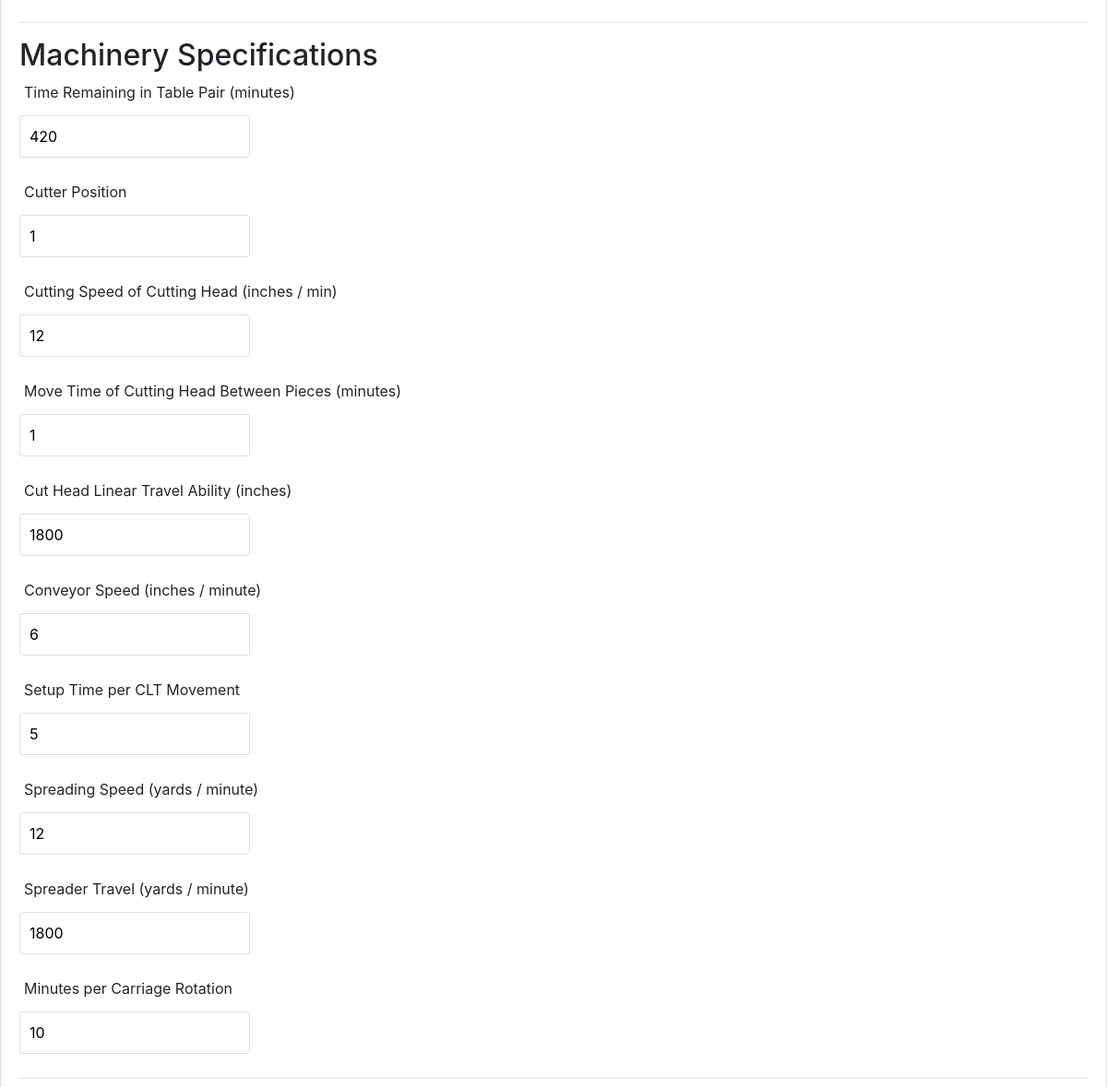
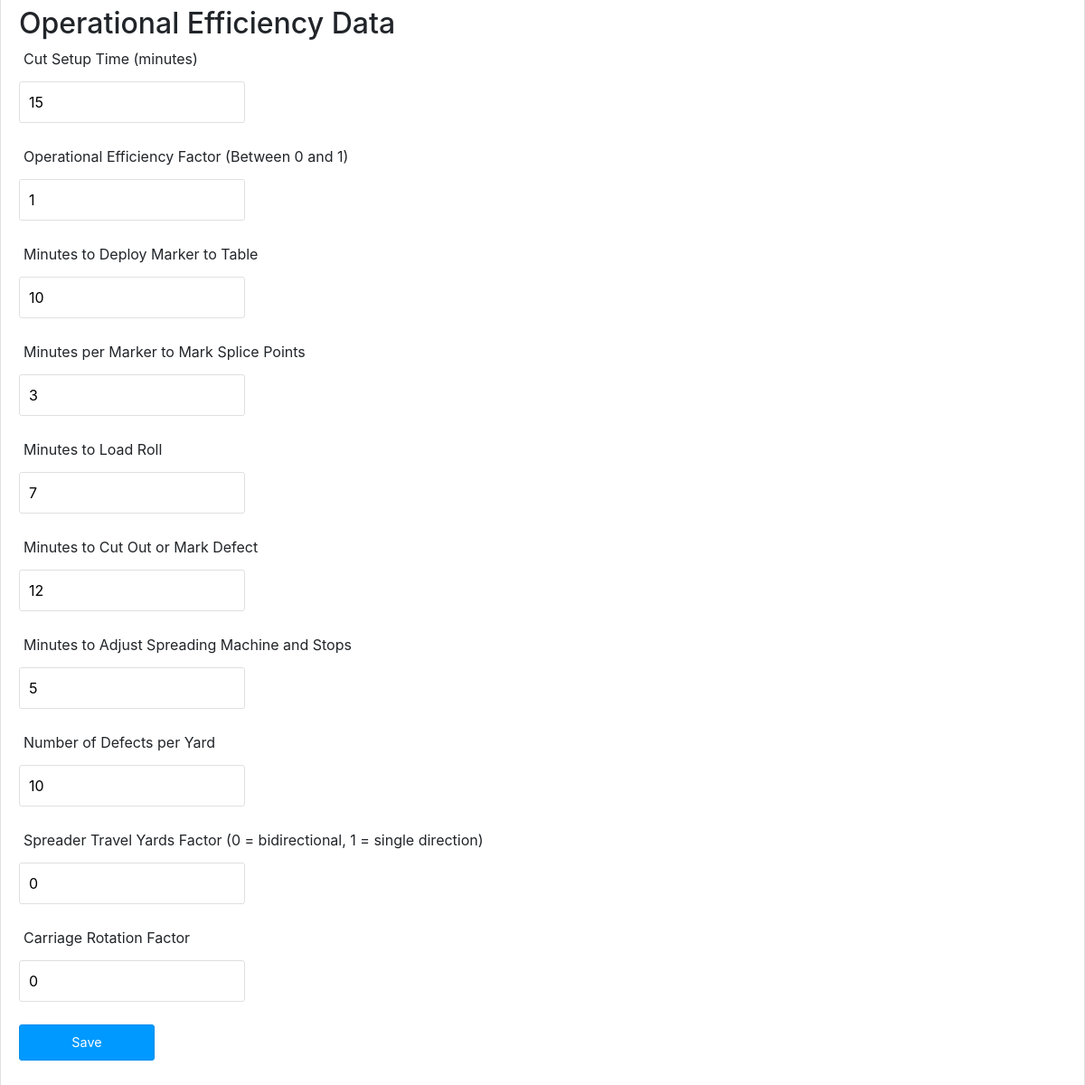
Page /index.php?action=operation_data (lower part) on the earlier database version (2 pictures, top to bottom).
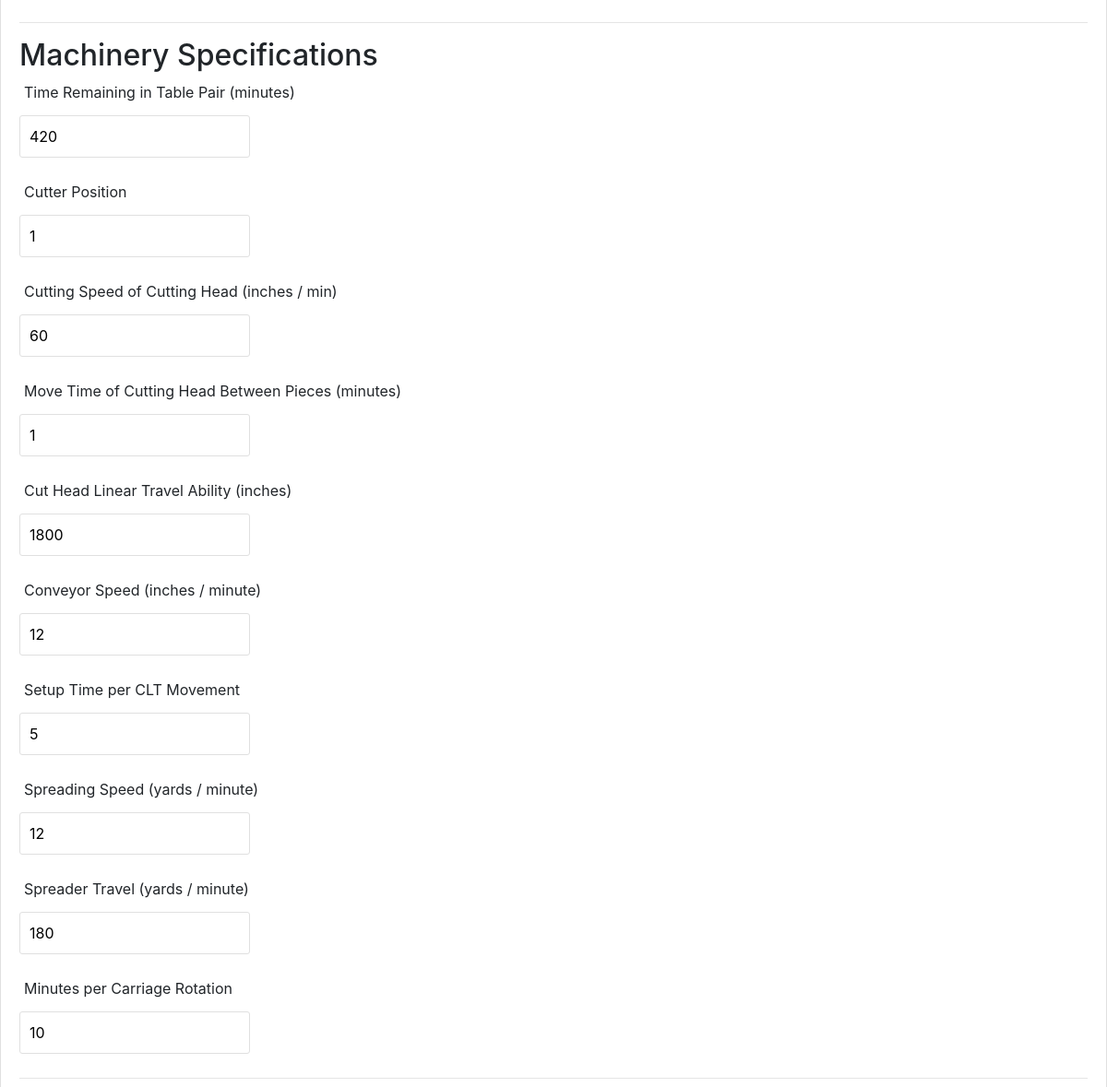
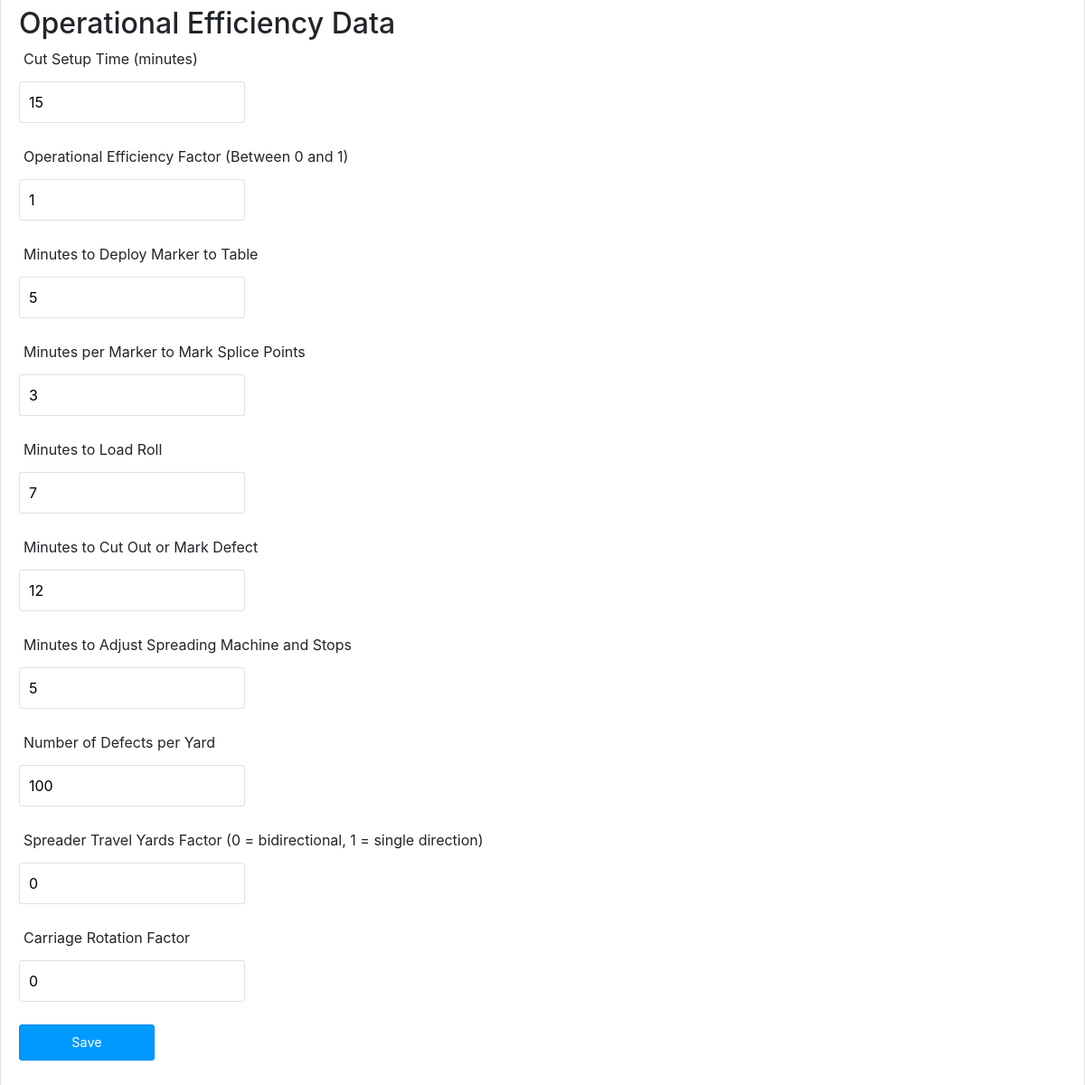
Same page on the later database version (2 pictures, top to bottom).
### tables this page shows
CREATE TABLE OPERATION_DATA
(
    id INT NOT NULL PRIMARY KEY,
    
    table_a_id INT,
    table_a_length INT,
    table_a_width INT,
    
    table_b_id INT,
    table_b_length INT,
    table_b_width INT,

    time_remaining_table_pair FLOAT,
    cutter_position INT,

    CS int,            
    PMT int,       
    CLT int,     
    CV int,     
    CLTS int,  
    SS int,      
    ST int,        
    CRT int,   

    CST int,    
    OEF int,     
    PST int,   
    MST int, 
    MLR int,  
    DT int,  
    SSA int,
    DY int,          

    STF VARCHAR(10),     
    CRF VARCHAR(10)   
);

### controllers/DBController.php (called while the page is built, shortened)
<?php
class DBController {
    private $host = "localhost";
    private $user = "root";
    private $password = "";
    private $database = "cutroom_db";
    private $conn;
    function __construct() {
        $this->conn = $this->connectDB();
    }
    function connectDB() {
        $conn = mysqli_connect($this->host,$this->user,$this->password,$this->database);
        return $conn;
    }
    function runBaseQuery($query) {
        $result = $this->conn->query($query);
            if ($result->num_rows > 0) {
                while($row = $result->fetch_assoc()) {
                    $resultset[] = $row;
                }
            }
        if(!empty($resultset)) {
            return $resultset;
        }
    }
}
?>

### controllers/operation_data.php (called while the page is built, shortened)
<?php
require_once 'DBController.php';
class Operation_Data {
    private $db_handle;
    function __construct() {
        $this->db_handle = new DBController();
    }
    function getOperationData() {
        $sql = "SELECT * FROM OPERATION_DATA";
        $result = $this->db_handle->runBaseQuery($sql);
        return $result;
    }
}
?>

### views/operation_data-edit.php (the view, shortened to what the changed rows need)
<?php require_once "header.php"; ?>
<form name="frmAdd" method="post" action="" id="frmAdd"
    onSubmit="return validate();">
    <div>
            <br /> <input type="text"
    </div>
    <hr>
    <h2>Machinery Specifications</h2>
    <div>
        <label>Time Remaining in Table Pair (minutes)</label> <span id="time_remaining_table_pair-info"
            class="info"></span><br /> <input type="text"
            name="time_remaining_table_pair" id="time_remaining_table_pair" class="demoInputBox"
            value="<?php echo $result[0]["time_remaining_table_pair"]; ?>">
    </div>
    <div>
        <label>Cutter Position</label> <span id="cutter_position-info"
            class="info"></span><br /> <input type="text"
            name="cutter_position" id="cutter_position" class="demoInputBox"
            value="<?php echo $result[0]["cutter_position"]; ?>">
    </div>
    <div>
        <label>Cutting Speed of Cutting Head (inches / min)</label> <span id="cs-info"
            class="info"></span><br /> <input type="text"
            name="cs" id="cs" class="demoInputBox"
            value="<?php echo $result[0]["CS"]; ?>">
    </div>
    <div>
        <label>Move Time of Cutting Head Between Pieces (minutes)</label> <span id="pmt-info"
            class="info"></span><br /> <input type="text"
            name="pmt" id="pmt" class="demoInputBox"
            value="<?php echo $result[0]["PMT"]; ?>">
    </div>
    <div>
        <label>Cut Head Linear Travel Ability (inches)</label> <span id="clt-info"
            class="info"></span><br /> <input type="text"
            name="clt" id="clt" class="demoInputBox"
            value="<?php echo $result[0]["CLT"]; ?>">
    </div>
    <div>
        <label>Conveyor Speed (inches / minute)</label> <span id="cv-info"
            class="info"></span><br /> <input type="text"
            name="cv" id="cv" class="demoInputBox"
            value="<?php echo $result[0]["CV"]; ?>">
    </div>
    <div>
        <label>Setup Time per CLT Movement</label> <span id="clts-info"
            class="info"></span><br /> <input type="text"
            name="clts" id="clts" class="demoInputBox"
            value="<?php echo $result[0]["CLTS"]; ?>">
    </div>
    <div>
        <label>Spreading Speed (yards / minute)</label> <span id="ss-info"
            class="info"></span><br /> <input type="text"
            name="ss" id="ss" class="demoInputBox"
            value="<?php echo $result[0]["SS"]; ?>">
    </div>
    <div>
        <label>Spreader Travel (yards / minute)</label> <span id="st-info"
            class="info"></span><br /> <input type="text"
            name="st" id="st" class="demoInputBox"
            value="<?php echo $result[0]["ST"]; ?>">
    </div>
    <div>
        <label>Minutes per Carriage Rotation</label> <span id="crt-info"
            class="info"></span><br /> <input type="text"
            name="crt" id="crt" class="demoInputBox"
            value="<?php echo $result[0]["CRT"]; ?>">
    </div>
    <hr>
    <h2>Operational Efficiency Data</h2>
    <div>
        <label>Cut Setup Time (minutes)</label> <span id="cst-info"
            class="info"></span><br /> <input type="text"
            name="cst" id="cst" class="demoInputBox"
            value="<?php echo $result[0]["CST"]; ?>">
    </div>
    <div>
        <label>Operational Efficiency Factor (Between 0 and 1)</label> <span id="oef-info"
            class="info"></span><br /> <input type="text"
            name="oef" id="oef" class="demoInputBox"
            value="<?php echo $result[0]["OEF"]; ?>">
    </div>
    <div>
        <label>Minutes to Deploy Marker to Table</label> <span id="pst-info"
            class="info"></span><br /> <input type="text"
            name="pst" id="pst" class="demoInputBox"
            value="<?php echo $result[0]["PST"]; ?>">
    </div>
    <div>
        <label>Minutes per Marker to Mark Splice Points</label> <span id="mst-info"
            class="info"></span><br /> <input type="text"
            name="mst" id="mst" class="demoInputBox"
            value="<?php echo $result[0]["MST"]; ?>">
    </div>
    <div>
        <label>Minutes to Load Roll</label> <span id="mlr-info"
            class="info"></span><br /> <input type="text"
            name="mlr" id="mlr" class="demoInputBox"
            value="<?php echo $result[0]["MLR"]; ?>">
    </div>
    <div>
        <label>Minutes to Cut Out or Mark Defect</label> <span id="dt-info"
            class="info"></span><br /> <input type="text"
            name="dt" id="dt" class="demoInputBox"
            value="<?php echo $result[0]["DT"]; ?>">
    </div>
    <div>
        <label>Minutes to Adjust Spreading Machine and Stops</label> <span id="ssa-info"
            class="info"></span><br /> <input type="text"
            name="ssa" id="ssa" class="demoInputBox"
            value="<?php echo $result[0]["SSA"]; ?>">
    </div>
    <div>
        <label>Number of Defects per Yard</label> <span id="dy-info"
            class="info"></span><br /> <input type="text"
            name="dy" id="dy" class="demoInputBox"
            value="<?php echo $result[0]["DY"]; ?>">
    </div>
    <div>
        <label>Spreader Travel Yards Factor (0 = bidirectional, 1 = single direction)</label> <span id="STF-info"
            class="info"></span><br /> <input type="text"
            name="stf" id="stf" class="demoInputBox"
            value="<?php echo $result[0]["STF"]; ?>">
    </div>
    <div>
        <label>Carriage Rotation Factor</label> <span id="crf-info"
            class="info"></span><br /> <input type="text"
            name="crf" id="crf" class="demoInputBox"
            value="<?php echo $result[0]["CRF"]; ?>">
    </div>
    <div>
        <input type="submit" name="add" id="btnSubmit" value="Save" />
    </div>
</body>
</html>

Differences in the rows shown:
changed operation_data: cs "12" → "60"; cv "6" → "12"; st "1800" → "180"; pst "10" → "5"; dy "10" → "100"
